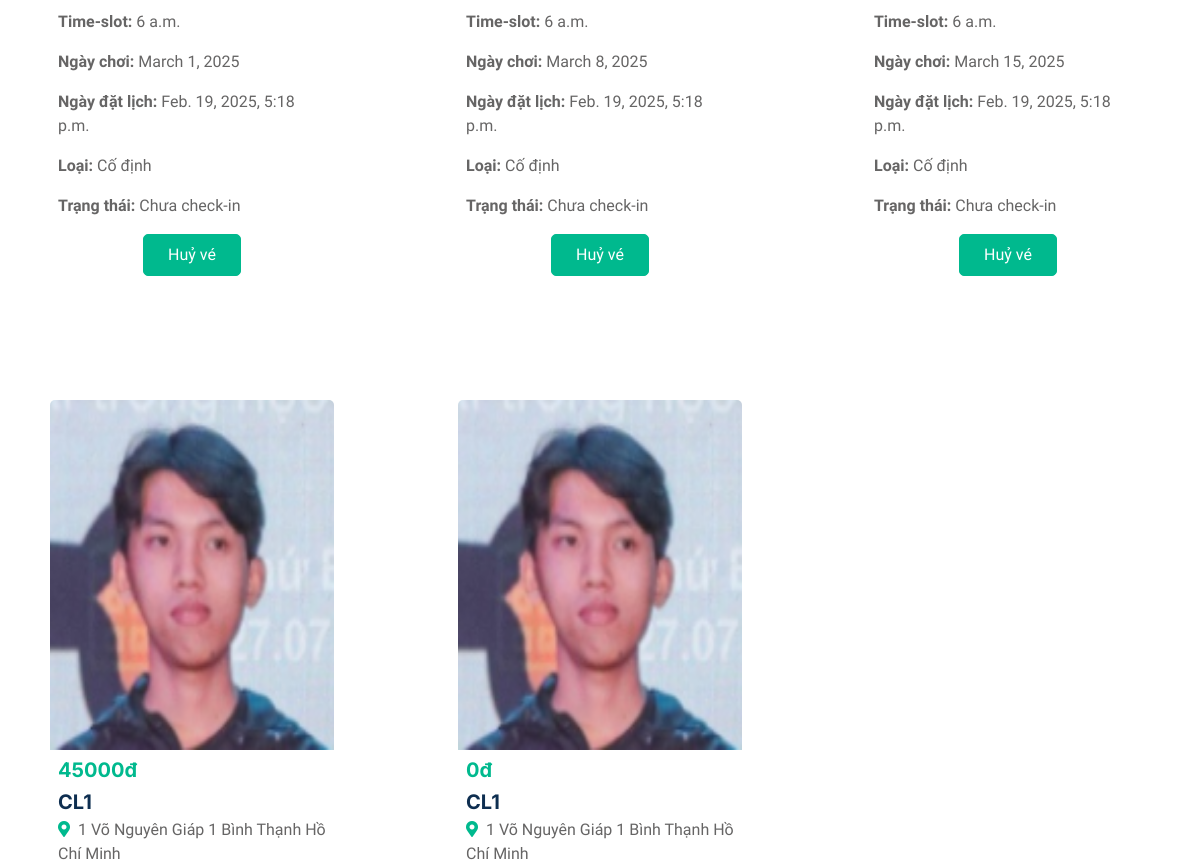
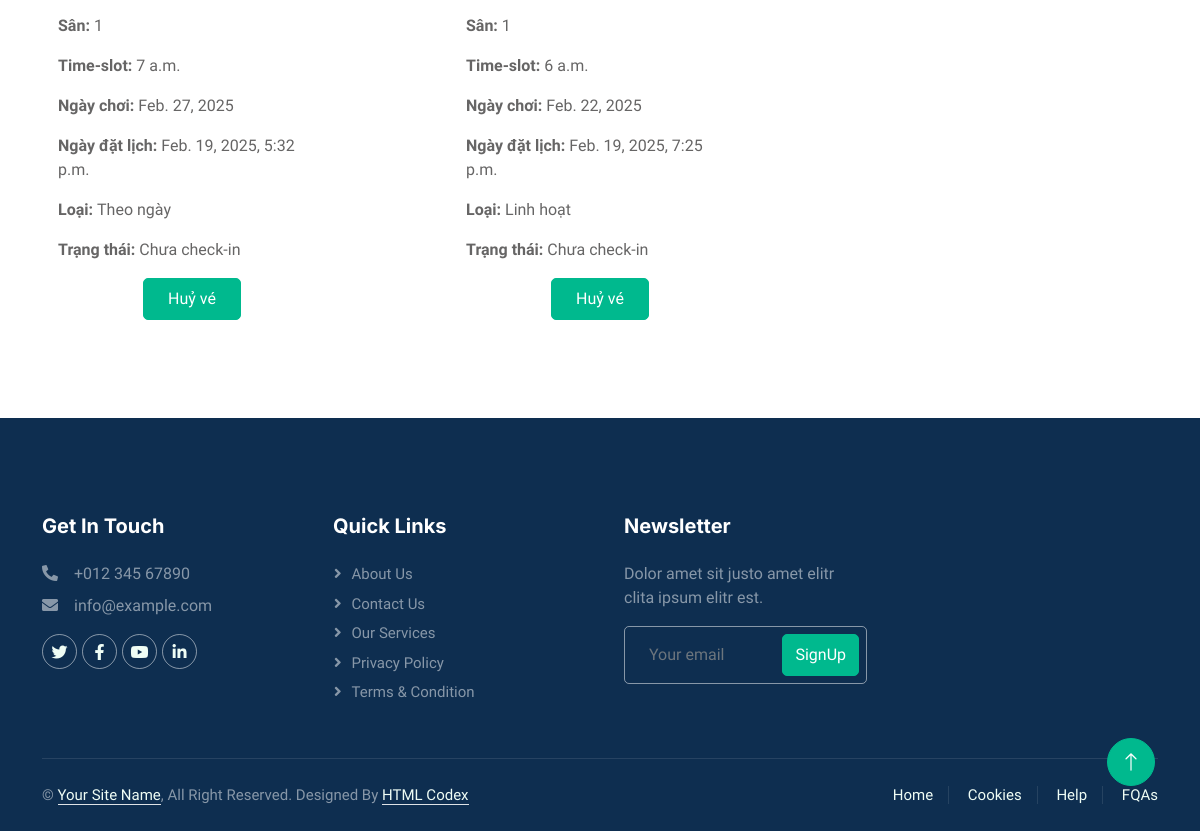
/his/ (signed in, lower part), run on an earlier commit of the app's database (2 pictures, top to bottom).
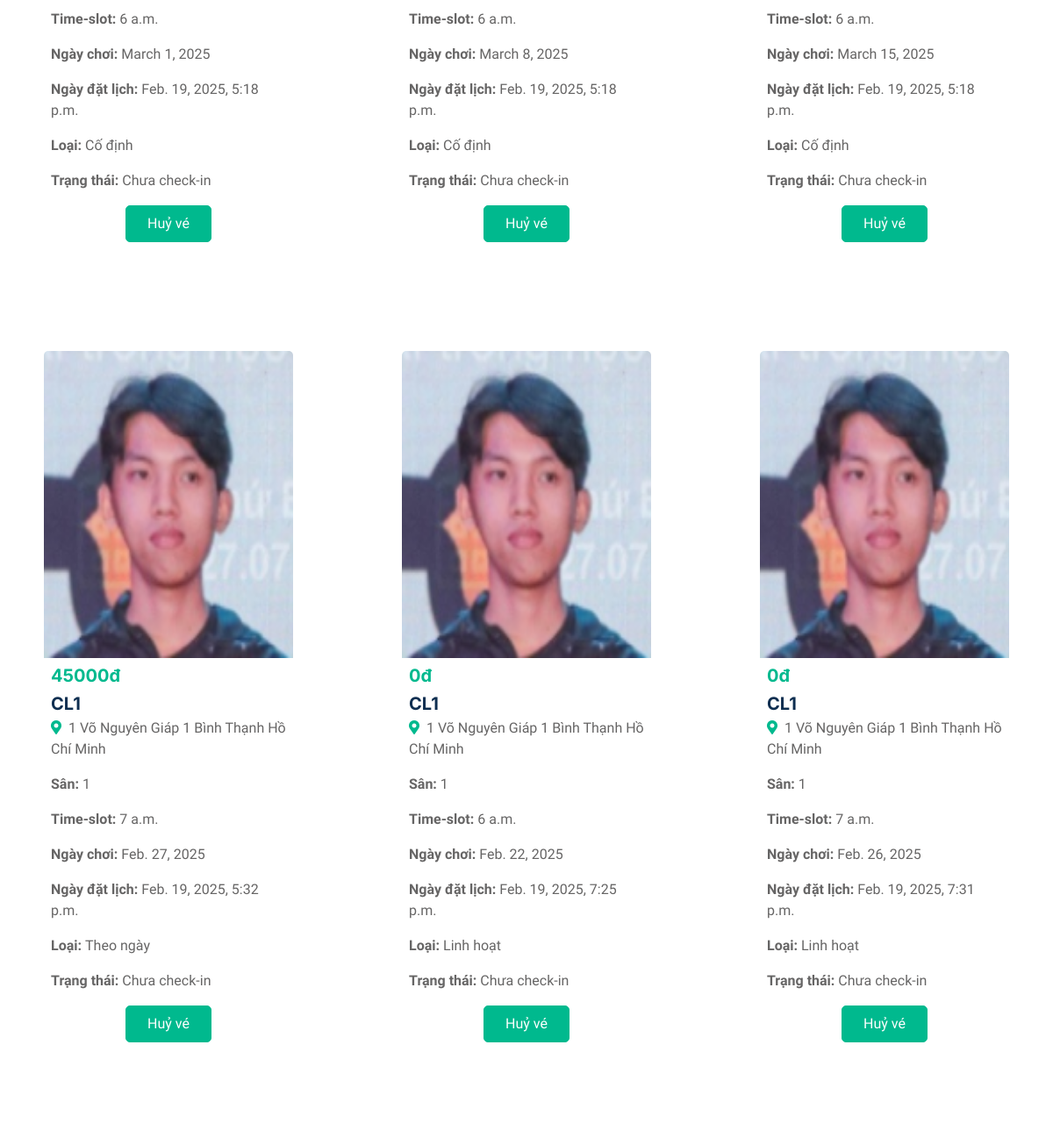
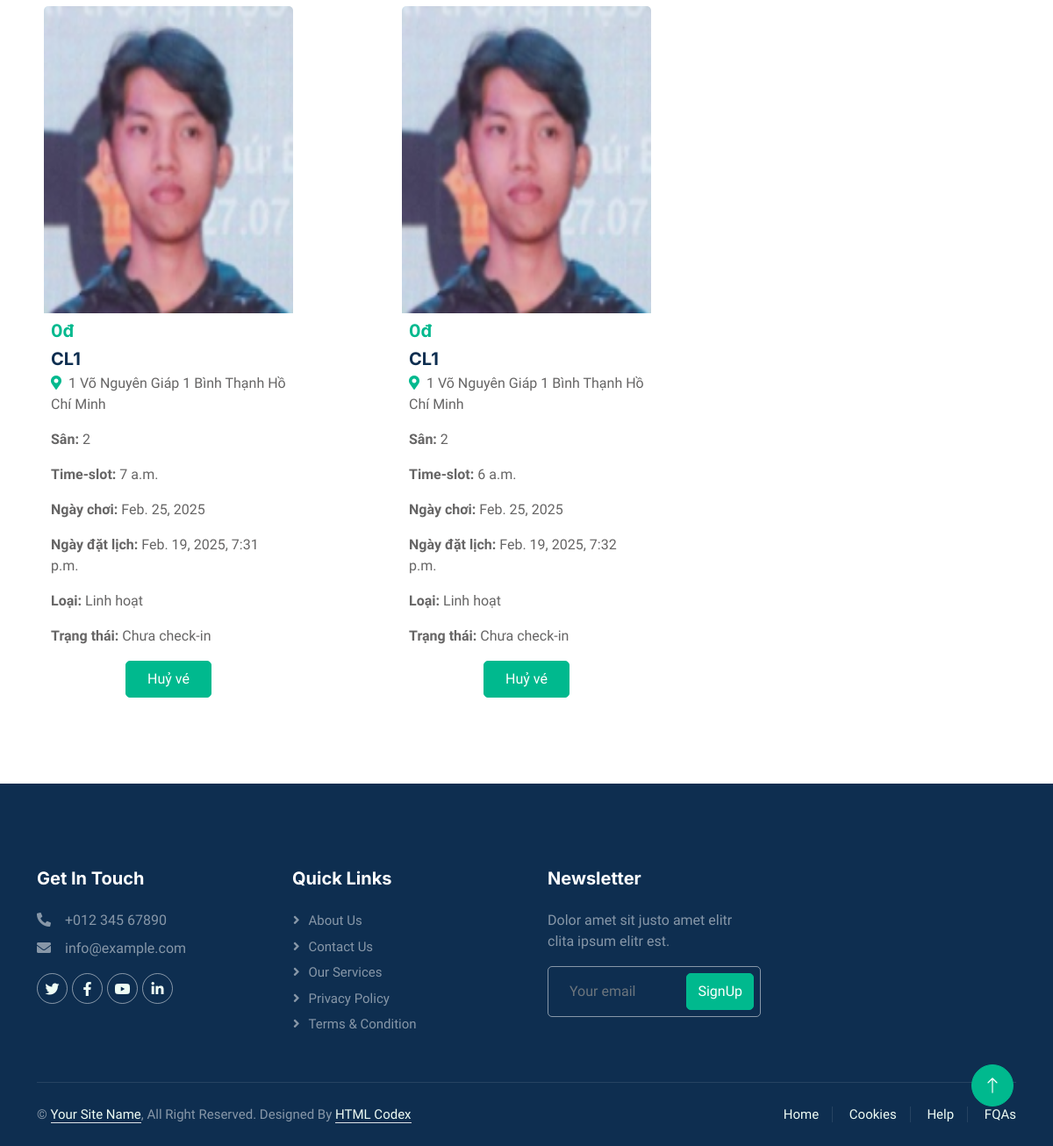
And on a later commit of the database (2 pictures, top to bottom).
### BBooking/models.py (models this page shows, shortened)
class VeDatSan(models.Model):
    CHECKIN_CHOICES = [
        ("chuacheckin", "Chưa check-in"),
        ("dacheckin", "Đã check-in"),
    ]
    TYPE_CHOICES = [
        ("codinh", "Cố định"),
        ("theongay", "Theo ngày"),
        ("linhhoat", "Linh hoạt"),
    ]
    maVe=models.AutoField(primary_key=True)
    flag = models.ForeignKey(Flag, on_delete=models.CASCADE)
    customer = models.ForeignKey(User, on_delete=models.CASCADE, limit_choices_to={'role': 'customer'})
    tongTien = models.IntegerField(default=0)
    ngayTao = models.DateTimeField(auto_now_add=True)
    voucher=models.ForeignKey(Voucher, on_delete=models.CASCADE, blank=True, null=True)
    checkin = models.CharField(
        max_length=20, choices=CHECKIN_CHOICES, default="chua_checkin"
    )
    type = models.CharField(max_length=8,choices=TYPE_CHOICES, default="codinh")

class Flag(models.Model):
    san = models.ForeignKey(San, on_delete=models.CASCADE)
    timeslot = models.ForeignKey(TimeSlot, on_delete=models.CASCADE)
    date = models.DateField()
    class Meta:
        unique_together = ('date', 'timeslot')

class TimeSlot(models.Model):
    timeslot = models.TimeField(primary_key=True)
    court = models.ForeignKey(Court, on_delete=models.CASCADE)

### BCourt/models.py (models this page shows, shortened)
class Court(models.Model):
    courtManager = models.ForeignKey("BUser.User", on_delete=models.CASCADE, limit_choices_to={'role':'courtmanager'})
    maCourt = models.CharField(default='',max_length=10, primary_key=True)
    name = models.CharField(max_length=100)
    address = models.ForeignKey(Address, on_delete=models.CASCADE)
    price = models.IntegerField(validators=[MinValueValidator(10000)])
    description = models.CharField(default='',max_length=255, null=True, blank= True)
    img = models.ImageField(upload_to="images/", verbose_name="Hình ảnh sân")
    courtStaff=models.ManyToManyField("BUser.User", limit_choices_to={'role':'courtstaff'}, related_name="staffed_courts", blank=True)
    rateAvr = models.FloatField(default=0.0)  # Trung bình rating

class Address(models.Model):
    soNha=models.CharField(max_length=100)
    duong=models.CharField(max_length=100)
    phuong=models.CharField(max_length=100)
    quan=models.CharField(max_length=100)
    tinh=models.CharField(max_length=100)
    class Meta:
        unique_together = ['soNha', 'duong', 'phuong', 'quan', 'tinh']
    def __str__(self):
        return f"{self.soNha} {self.duong} {self.phuong} {self.quan} {self.tinh} "

class San(models.Model):
    maSan = models.CharField(default='',max_length=10, primary_key=True)
    numSan = models.IntegerField()
    court=models.ForeignKey(Court, on_delete=models.CASCADE)

### home/views.py (the view)
# urls.py: path('his/', views.history, name='his'),
def history(request):
    user=request.user
    lb = VeDatSan.objects.filter(customer=user)
    return render(request, 'home/history.html', {"lb":lb})

### home/templates/home/history.html (shortened to what this page needs)
{% extends "master_page.html" %}
{% load static %}
{% block content %}
<div class="row g-4">
    {%for ve in lb%}
    <div class="col-lg-4 col-md-6 wow fadeInUp">
        <div class="property-court rounded overflow-hidden" style="max-width: 350px; margin: 50px;">
            <div class="position-relative overflow-hidden">
                <img class="img-fluid" style="height: 350px;" src="{{ve.flag.timeslot.court.img.url}}" alt="">
            </div>
            <div class="p-2 pb-0">
                <h5 class="text-primary mb-2">{{ve.tongTien}}đ</h5>
                <div class="d-block h5 mb-1">{{ve.flag.timeslot.court.name}}</div>
                <p><i class="fa fa-map-marker-alt text-primary me-2"></i>{{ve.flag.timeslot.court.address}}</p>
                <p><strong>Sân: </strong>{{ve.flag.san.numSan}}</p>
                <p><strong>Time-slot: </strong>{{ve.flag.timeslot.timeslot}}</p>
                <p><strong>Ngày chơi: </strong>{{ve.flag.date}}</p>
                <p><strong>Ngày đặt lịch: </strong>{{ve.ngayTao}}</p>
                <p><strong>Loại: </strong>
                    {% if ve.type == 'codinh' %}
                        Cố định
                    {% elif ve.type == 'linhhoat' %}
                        Linh hoạt
                    {% elif ve.type == 'theongay' %}
                        Theo ngày
                    {% endif %}
                </p>
                <p><strong>Trạng thái: </strong>
                    {% if ve.checkin == 'da_checkin' %}
                        Đã check-in
                    {% elif ve.checkin == 'chua_checkin' %}
                        Chưa check-in
                    {% endif %}
                </p>
                <div class="text-center">
                    <a href="{% url 'deleteHis' ve.maVe %}">
                        <button class="btn btn-primary py-2 px-4 animated fadeIn" data-bs-toggle="modal" data-bs-target="#cancelModal">Huỷ vé</button>
                    </a>
                </div>
            </div>
        </div>
    </div>
    {%endfor%}
</div>
{% endblock %}
{% block footer %}
    {% include '../footer.html' %}
{% endblock %}

What changed in the data, as far as the page shows it:
added VeDatSan: flag.timeslot.court.img (picture), tongTien "0", flag.timeslot.court.name "CL1", flag.timeslot.court.address "1 Võ Nguyên Giáp 1 Bình Thạnh Hồ Chí Minh", flag.san.numSan "1", flag.timeslot.timeslot "7 a.m.", flag "Feb. 26, 2025", ngayTao "Feb. 19, 2025, 7:31 p.m.", type "Linh hoạt", checkin "Chưa check-in"
added VeDatSan: flag.timeslot.court.img (picture), tongTien "0", flag.timeslot.court.name "CL1", flag.timeslot.court.address "1 Võ Nguyên Giáp 1 Bình Thạnh Hồ Chí Minh", flag.san.numSan "2", flag.timeslot.timeslot "7 a.m.", flag "Feb. 25, 2025", ngayTao "Feb. 19, 2025, 7:31 p.m.", type "Linh hoạt", checkin "Chưa check-in"
added VeDatSan: flag.timeslot.court.img (picture), tongTien "0", flag.timeslot.court.name "CL1", flag.timeslot.court.address "1 Võ Nguyên Giáp 1 Bình Thạnh Hồ Chí Minh", flag.san.numSan "2", flag.timeslot.timeslot "6 a.m.", flag "Feb. 25, 2025", ngayTao "Feb. 19, 2025, 7:32 p.m.", type "Linh hoạt", checkin "Chưa check-in"
